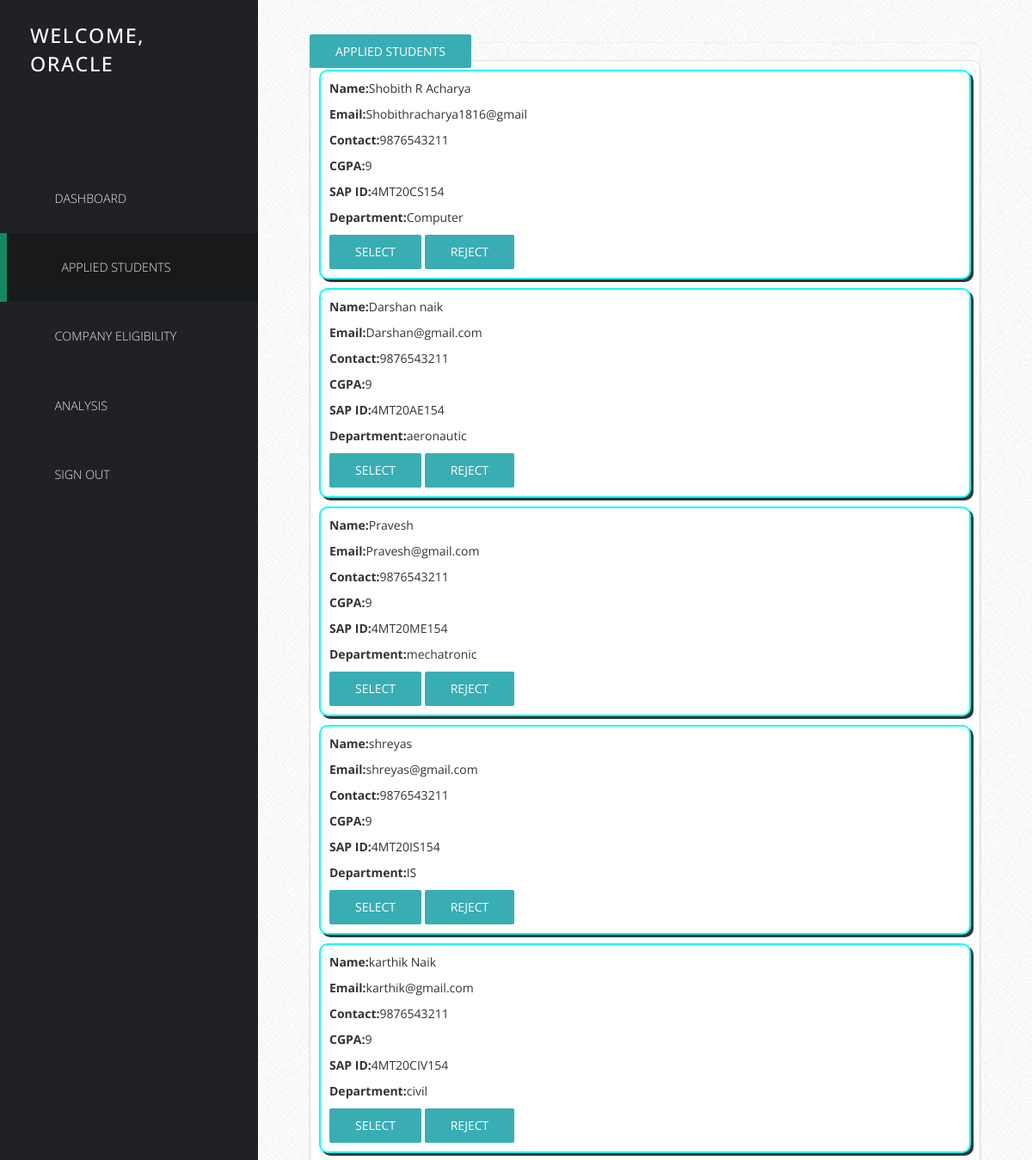
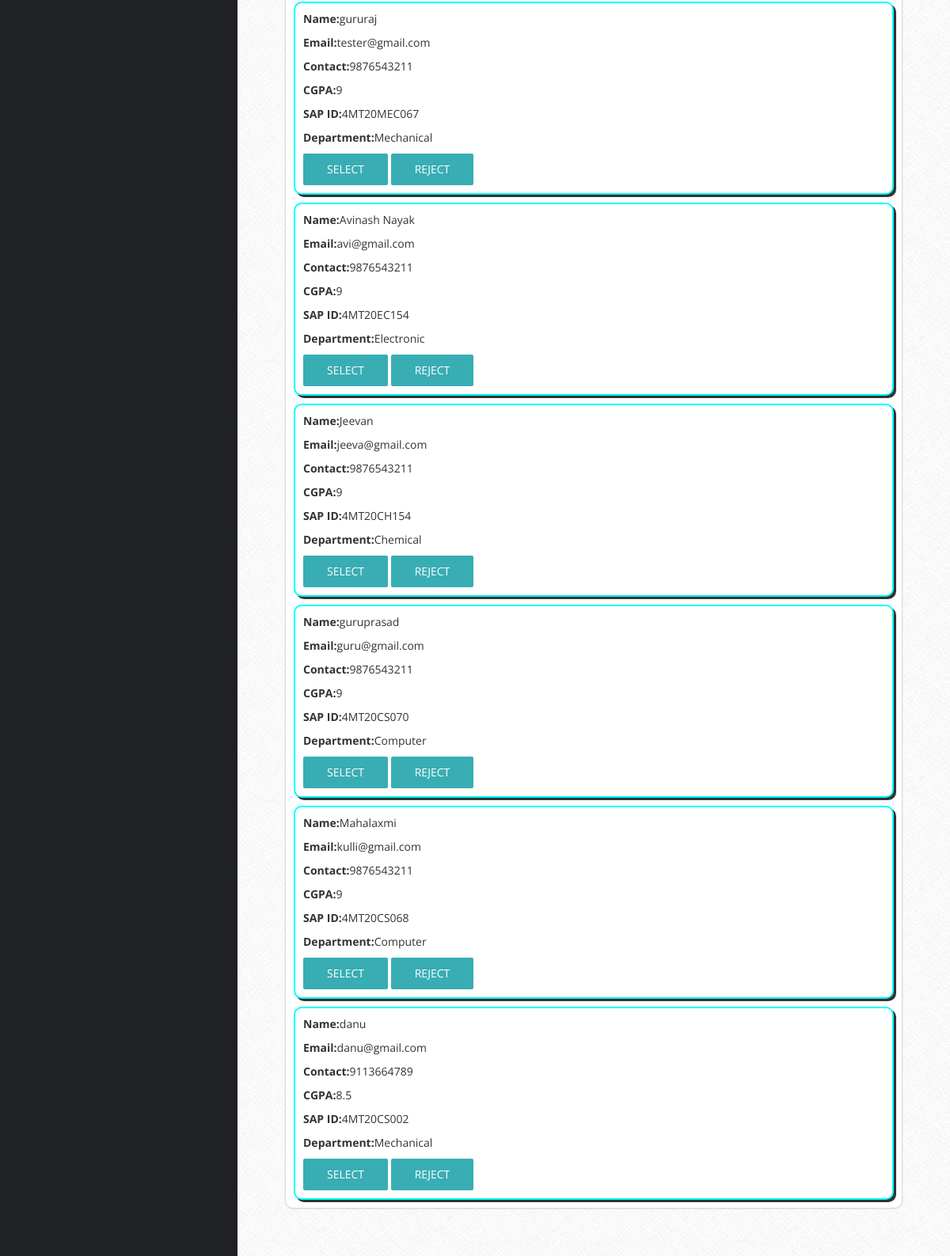
Screenshot of /companies/app_students.php (signed in) with the database file from the repository (2 pictures, top to bottom).
### tables this page shows
CREATE TABLE `student` (
  `email` varchar(25) NOT NULL,
  `s_id` int(25) NOT NULL,
  `cgpa` float DEFAULT NULL,
  `dept` varchar(25) NOT NULL,
  `password` varchar(255) NOT NULL,
  `contact` bigint(15) DEFAULT NULL,
  `name` varchar(25) NOT NULL,
  `sapid` varchar(30) NOT NULL
);

CREATE TABLE `applied_comp` (
  `c_id` int(255) NOT NULL,
  `sapid` varchar(255) NOT NULL,
  `id` int(11) NOT NULL
);

### companies/app_students.php (the view, shortened to what this page needs)
<?php include '../db.php'; ?>
<!DOCTYPE html>
<html lang="en">
  <head>
    <link href="css/font-awesome.min.css" rel="stylesheet">
    <link href="css/bootstrap.min.css" rel="stylesheet">
    <link href="css/templatemo-style.css" rel="stylesheet">
  </head>
  <body>
    <div class="templatemo-flex-row">
      <div class="templatemo-sidebar">
        <header class="templatemo-site-header">
          <?php
		  $Welcome = "Welcome";
          echo "<h1>" . $Welcome."," . "<br>".$_SESSION['name']. "</h1>";
		 echo "<br>";
		  ?>
        </header>
        <nav class="templatemo-left-nav">
          <ul>
         <ul>
           <li><a href="hello.php"  ><i class="fa fa-fw"></i>Dashboard</a></li>
           <li><a href=#  class="active"><i class="fa  fa-fw"></i>Applied Students</a></li>
           <li><a href="c_eligibility.php" ><i class="fa  fa-fw"></i>Company Eligibility</a></li>
           <li><a href="analysis.php"><i class="fa  fa-fw"></i>analysis</a></li>
           <li><a href="logout.php"><i class="fa  fa-fw"></i>Sign Out</a></li>
          </ul>
        </nav>
      </div>
      <div class="templatemo-content col-1 light-gray-bg">
                <div class="templatemo-content-container">
          <div class="templatemo-content-widget no-padding">
		  	<a href="#" class="templatemo-blue-button">applied students</a>
            <div class="panel panel-default table-responsive">
              <?php
                  $c_id=$_SESSION['c_id'];
                  $query="SELECT * FROM applied_comp WHERE c_id={$c_id}";
                  $select_all_posts_query=mysqli_query($connection,$query);
                    while($row=mysqli_fetch_assoc($select_all_posts_query)){
                                  $sapid=$row['sapid'];
                                  $mquery="SELECT * FROM student WHERE sapid='{$sapid}'";
                                  $select_all_query=mysqli_query($connection,$mquery);
                                  while($row=mysqli_fetch_assoc($select_all_query)){
?>
                                  <div class="panel panel-default table-responsive" style="border:2px solid cyan;padding:10px;margin:10px;box-shadow:3px 3px">
                                    <p><b>Name:</b><?php echo $row['name'] ?></p>
                                    <p><b>Email:</b><?php echo $row['email'] ?></p>
                                    <p><b>Contact:</b><?php echo $row['contact'] ?></p>
                                    <p><b>CGPA:</b><?php echo $row['cgpa'] ?></p>
                                    <p><b>SAP ID:</b><?php echo $sapid ?></p>
                                    <p><b>Department:</b><?php echo $row['dept'] ?></p>
                                    <a  href=app_students.php?sappid=<?php echo $sapid; ?> ><button type="button" class="templatemo-blue-button width-20" name="select">Select</button></a>
                                    <a  href=app_students.php?sapid=<?php echo $sapid; ?> ><button type="button" class="templatemo-blue-button width-20" name="reject">Reject</button></a>
                                  </div>
                <?php  }}
                    ?>
			  </div>
			  </div>
			  </div>
        </div>
      </div>
  </body>
</html>

### companies/css/templatemo-style.css (style rules this page uses)
* { font-family: 'Open Sans', sans-serif; }
body { font-size: 13px; }
body, .templatemo-left-nav { background: #1f2124; }
h1, h2, h3 { margin: 0; }
ul { list-style-type: none; margin: 0; padding: 0; }
nav li { font-size: 1.1em; list-style: none; text-transform: uppercase; }
.light-gray-bg { font-family:"Trebuchet MS", "Myriad Pro", Arial, sans-serif; font-size:14px; background:#f4f4f4 url(../images/bg.png) repeat top left; color:#333; overflow-y:scroll; }
.templatemo-sidebar { width: 300px; }
.templatemo-site-header { margin: 25px 30px; }
.templatemo-site-header h1 { color: white; display: inline-block; font-size: 1.8em; font-weight: 500; letter-spacing: 1.5px; line-height: 1.4em; margin: 0 5px; text-transform: uppercase; vertical-align: middle; }
.templatemo-left-nav li { font-weight: 300; }
.templatemo-left-nav a.active, .templatemo-left-nav a:hover { background: #18191b; border-left: 8px solid #13895F; }
.templatemo-left-nav a { color: #e9e9ea; display: block; padding: 30px; transition: all 0.3s ease; }
.templatemo-content { margin-top: 0px; min-height: 600px; padding: 0; overflow-x: hidden; }
.templatemo-content-container { padding: 40px 50px; }
.templatemo-flex-row { display: -webkit-flex; display: -ms-flexbox; display: flex; }
.col-1 { -webkit-flex: 1; -ms-flex: 1; flex: 1; }
.templatemo-content-widget { border-radius: 10px; padding: 30px; position: relative; margin: 10px; box-shadow: 0px 0px 1px 1px rgba(161, 159, 159, 0.1); }
.templatemo-content-widget.no-padding { padding: 0; }
.panel { border-radius: 10px; }
.templatemo-blue-button, .templatemo-white-button { border-radius: 2px; padding: 10px 30px; text-transform: uppercase; transition: all 0.3s ease; }
.templatemo-blue-button { background-color: #39ADB4; border: none; color: white; }
@media only screen and (min-width: 768px) { .templatemo-left-nav { display: block !important; } }

### rows the page displays
applied_comp: sapid "4MT20CS154"
student: name "Shobith R Acharya", email "Shobithracharya1816@gmail", contact "9876543211", cgpa "9", dept "Computer"
applied_comp: sapid "4MT20AE154"
student: name "Darshan naik", email "Darshan@gmail.com", contact "9876543211", cgpa "9", dept "aeronautic"
applied_comp: sapid "4MT20ME154"
student: name "Pravesh", email "Pravesh@gmail.com", contact "9876543211", cgpa "9", dept "mechatronic"
applied_comp: sapid "4MT20IS154"
student: name "shreyas", email "shreyas@gmail.com", contact "9876543211", cgpa "9", dept "IS"
applied_comp: sapid "4MT20CIV154"
student: name "karthik Naik", email "karthik@gmail.com", contact "9876543211", cgpa "9", dept "civil"
applied_comp: sapid "4MT20MEC067"
student: name "gururaj", email "tester@gmail.com", contact "9876543211", cgpa "9", dept "Mechanical"
applied_comp: sapid "4MT20EC154"
student: name "Avinash Nayak", email "avi@gmail.com", contact "9876543211", cgpa "9", dept "Electronic"
applied_comp: sapid "4MT20CH154"
student: name "Jeevan", email "jeeva@gmail.com", contact "9876543211", cgpa "9", dept "Chemical"
applied_comp: sapid "4MT20CS070"
student: name "guruprasad", email "guru@gmail.com", contact "9876543211", cgpa "9", dept "Computer"
applied_comp: sapid "4MT20CS068"
student: name "Mahalaxmi", email "kulli@gmail.com", contact "9876543211", cgpa "9", dept "Computer"
applied_comp: sapid "4MT20CS002"
student: name "danu", email "danu@gmail.com", contact "9113664789", cgpa "8.5", dept "Mechanical"

### other values shown
$Welcome "WELCOME"
$_SESSION['name'] "ORACLE"
